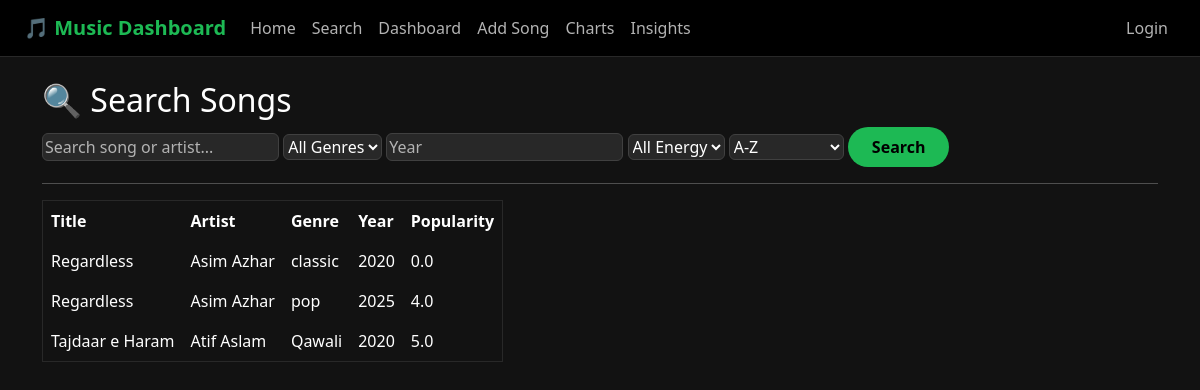
The page /search/ on the database as committed earlier.
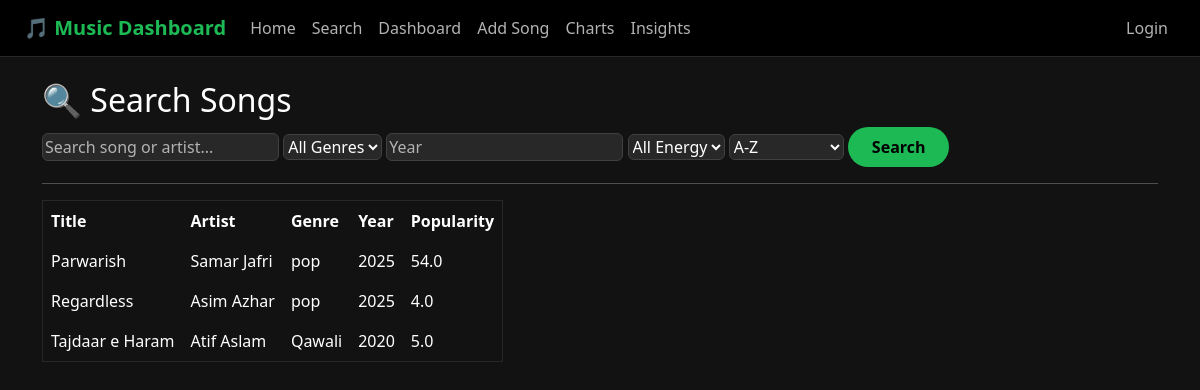
The same page on the database as committed later.
### music_app/models.py (models this page shows, shortened)
class Song(models.Model):
    title = models.CharField(max_length=200)
    artist = models.ForeignKey(Artist, on_delete=models.CASCADE)
    genre = models.ForeignKey(Genre, on_delete=models.CASCADE)
    year = models.IntegerField(default=2020)
    popularity = models.FloatField(default=0)
    energy = models.FloatField(default=0)

class Artist(models.Model):
    name = models.CharField(max_length=200)
    def __str__(self):
        return self.name

class Genre(models.Model):
    name = models.CharField(max_length=100)
    def __str__(self):
        return self.name

### music_app/views.py (the view)
# urls.py: path('search/', views.search, name='search'),
def search(request):
    songs = Song.objects.all()
    query = request.GET.get('q', '')
    genre = request.GET.get('genre', '')
    year = request.GET.get('year', '')
    energy = request.GET.get('energy', '')
    sort = request.GET.get('sort', 'title')
    if query:
        songs = songs.filter(title__icontains=query) | songs.filter(artist__name__icontains=query)
    if genre:
        songs = songs.filter(genre__name=genre)
    if year:
        songs = songs.filter(year=year)
    if energy == 'high':
        songs = songs.filter(energy__gte=0.7)
    elif energy == 'medium':
        songs = songs.filter(energy__gte=0.4, energy__lt=0.7)
    elif energy == 'low':
        songs = songs.filter(energy__lt=0.4)
    songs = songs.order_by(sort)
    paginator = Paginator(songs, 10)
    page = request.GET.get('page')
    songs = paginator.get_page(page)
    genres = Genre.objects.all()
    return render(request, 'music_app/search.html', {
        'songs': songs, 'genres': genres,
        'query': query, 'selected_genre': genre,
        'selected_year': year, 'selected_energy': energy,
        'selected_sort': sort,
    })

### music_app/templates/music_app/search.html (shortened to what this page needs)
{% extends 'base.html' %}
{% block content %}
<h2>🔍 Search Songs</h2>
<form method="GET" action="{% url 'search' %}">
  <input type="text" name="q" placeholder="Search song or artist..." value="{{ query }}">
  <select name="genre">
    <option value="">All Genres</option>
  </select>
  <input type="number" name="year" placeholder="Year" value="{{ selected_year }}">
  <select name="energy">
    <option value="">All Energy</option>
  </select>
  <select name="sort">
    <option value="title" {% if selected_sort == 'title' %}selected{% endif %}>A-Z</option>
  </select>
  <button type="submit">Search</button>
</form>
<hr>
<table border="1" cellpadding="8">
  <tr>
    <th>Title</th><th>Artist</th><th>Genre</th><th>Year</th><th>Popularity</th>
  </tr>
  {% for song in songs %}
  <tr>
    <td>{{ song.title }}</td>
    <td>{{ song.artist }}</td>
    <td>{{ song.genre }}</td>
    <td>{{ song.year }}</td>
    <td>{{ song.popularity }}</td>
  </tr>
  {% empty %}
  <tr><td colspan="5">No songs found</td></tr>
  {% endfor %}
</table>
<br>
{% endblock %}

### templates/base.html (shortened to what this page needs)
<!DOCTYPE html>
<html lang="en">
<head>
  <link href="https://cdn.jsdelivr.net/npm/bootstrap@5.3.0/dist/css/bootstrap.min.css" rel="stylesheet">
</head>
<body>
<nav class="navbar navbar-expand-lg navbar-dark bg-dark px-4">
  <a class="navbar-brand" href="{% url 'home' %}">🎵 Music Dashboard</a>
  <div class="collapse navbar-collapse">
    <ul class="navbar-nav me-auto">
      <li class="nav-item"><a class="nav-link" href="{% url 'home' %}">Home</a></li>
      <li class="nav-item"><a class="nav-link" href="{% url 'search' %}">Search</a></li>
      <li class="nav-item"><a class="nav-link" href="{% url 'dashboard' %}">Dashboard</a></li>
      <li class="nav-item"><a class="nav-link" href="{% url 'add_song' %}">Add Song</a></li>
      <li class="nav-item"><a class="nav-link" href="{% url 'charts' %}">Charts</a></li>
      <li class="nav-item"><a class="nav-link" href="{% url 'insights' %}">Insights</a></li>
    </ul>
    <ul class="navbar-nav ms-auto">
      {% if user.is_authenticated %}
        <li class="nav-item"><a class="nav-link" href="{% url 'profile' %}">Profile</a></li>
        <li class="nav-item"><a class="nav-link" href="/accounts/logout/">Logout</a></li>
      {% else %}
        <li class="nav-item"><a class="nav-link" href="/accounts/login/">Login</a></li>
      {% endif %}
    </ul>
  </div>
</nav>
<div class="container mt-4">
  {% block content %}
  {% endblock %}
</div>
</body>
</html>

### templates/base.html (style rules this page uses)
:root { --spotify-green: #1DB954; --spotify-dark: #121212; --spotify-darker: #000000; --spotify-gray: #181818; --spotify-light-gray: #282828; --spotify-text: #B3B3B3; }
body { background-color: var(--spotify-dark); color: #FFFFFF; }
.navbar { background-color: var(--spotify-darker) !important; border-bottom: 1px solid #282828; }
.navbar-brand { color: var(--spotify-green) !important; font-weight: 700; }
.nav-link { color: var(--spotify-text) !important; transition: color 0.2s; }
h1, h2, h3 { color: #FFFFFF; }
label, p, form p, td, th { color: #FFFFFF !important; }
a { color: var(--spotify-green); }
.btn, button { background-color: var(--spotify-green); color: #000000; border: none; border-radius: 20px; font-weight: 600; padding: 8px 24px; }
input, select, textarea { background-color: var(--spotify-light-gray) !important; color: #FFFFFF !important; border: 1px solid #404040 !important; border-radius: 6px !important; }
input::placeholder { color: var(--spotify-text) !important; }
table { color: #FFFFFF; }
table, th, td { border-color: #282828 !important; }

Rows that differ between the two databases and show on the page:
removed Song: title "Regardless", artist "Asim Azhar", genre "classic", year "2020", popularity "0.0"
added Song: title "Parwarish", artist "Samar Jafri", genre "pop", year "2025", popularity "54.0"
